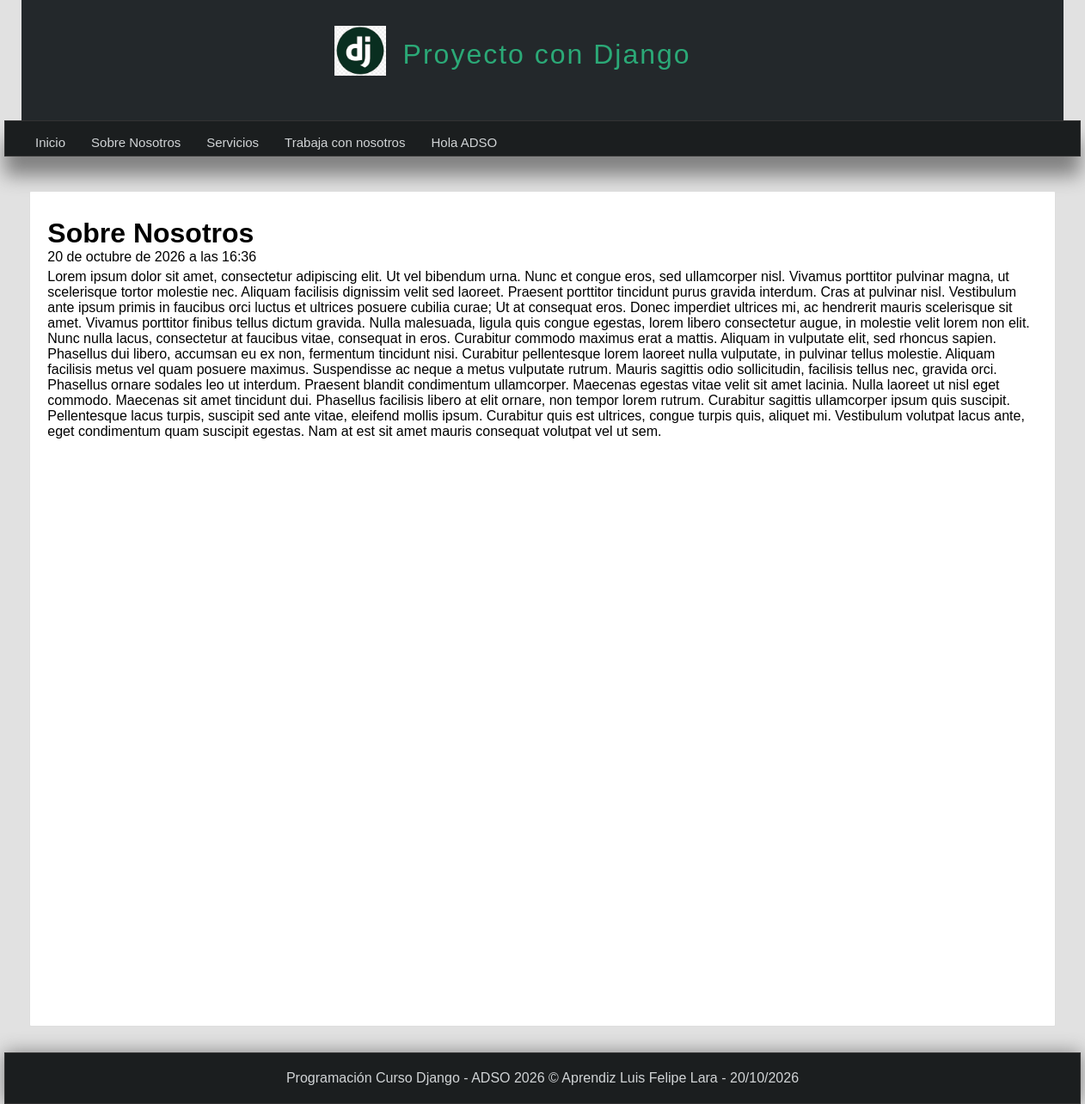
Page /pagina/sobre-nosotros on the committed database.
### pages/models.py (models this page shows, shortened)
class Page(models.Model):#Heredamos de models
    title = models.CharField(max_length=50, verbose_name= "Titulo")
    content = models.TextField(verbose_name= "Contenido")
    slug = models.CharField(unique=True, max_length=150, verbose_name= "URL amigable") #url que va atener la pagina
    visible = models.BooleanField(verbose_name= "¿Visible?")
    created_at = models.DateTimeField(auto_now_add=True, verbose_name= "Creación:")
    updated_at = models.DateTimeField(auto_now_add=True, verbose_name= "Actualización:")
    class Meta:
        verbose_name= "Pagina"
        verbose_name_plural= "Paginas"

### pages/views.py (the view)
# urls.py: path('pagina/<str:slug>', pages.views.page, name="page"), #Pagina
def page(request, slug):
    page = Page.objects.get(slug=slug)
    return render(request, "pages/page.html", {
        "page" : page
    })

### pages/context_processors.py (called while the page is built)
def get_pages(request):
    pages = Page.objects.values_list('id', 'title', 'slug')
    return {
        'pages': pages
    }

### pages/templates/pages/page.html (shortened to what this page needs)
{% extends 'layouts/layout.html' %}
{% block content %}
    <h1>{{page.title}}</h1>
    <span>{{page.created_at}}</span>
    <p>
        {{page.content}}
    </p>
{% endblock %}

### mainapp/templates/layouts/layout.html (shortened to what this page needs)
{% load static %}
<!DOCTYPE html>
<html lang="en">
<head>
    <link rel="stylesheet" type="text/css" href="{% static 'css/styles.css' %}"/>
</head>
    <body>
        <header>
            <div id="logotipo">
                <img src="{% static 'images/logo.png' %}"/>
                <h1>Proyecto con Django</h1>
            </div>
        </header>
        <nav>
            <ul>
                <li>
                    <a href="{% url 'index' %}">Inicio</a>
                </li>
                {% for page in pages  %}
                <li>
                    <a href="{% url 'page' page.2 %}">{{page.1}}</a>
                </li>
                {% endfor %}
            </ul>
        </nav>
            <div id="content">
                <div class="box">
                    {% block content %}{% endblock %}
                </div>
            </div>
        <footer>
            Programación Curso Django - ADSO 2026 &copy; Aprendiz Luis Felipe Lara - {% now "d/m/Y" %}
        </footer>
    </body>
</html>

### mainapp/static/css/styles.css (style rules this page uses)
* { margin: 0px; padding: 0px; font-family: Arial, Helvetica, sans-serif; text-decoration: none; }
p, h2, h3, ul { margin-top: 5px; margin-bottom: 5px; }
ul, ol { margin-left: 20px; margin-bottom: 10px; }
body { background-color: #E1E1E1; }
header { width: 1212px; height: 140px; background-color: #23282b; margin: 0px auto; }
#logotipo { width: 40%; height: 130px; margin: 0px auto; padding-top: 10px; }
#logotipo img { display: block; width: 60px; float: left; margin-top: 20px; }
#logotipo h1 { display: block; float: left; margin-top: 35px; margin-left: 20px; letter-spacing: 2px; font-weight: lighter; color: #2ba977; }
nav { width: 1250px; height: 40px; background-color: #1b1e1f; border: 1px solid #333333; margin: 0 auto; box-shadow: 0px 22px 22px gray; font-size: 15px; }
nav ul { list-style: none; text-decoration: 40px; }
nav ul li { line-height: 40px; float: left; }
nav ul li a { display: block; padding-left: 15px; padding-right: 15px; color: #d1d4d6; }
#content { width: 1212px; min-height: 930px; margin: 0 auto; margin-bottom: 30px; margin-top: 40px; }
.box { background-color: white; min-height: 930px; width: 95%; padding: 20px; border: 1px solid #ddd; border-radius: 2px; margin: 0 auto; }
footer { width: 1250px; background-color: #1b1e1f; border: 1px solid #333333; color: #d1d4d6; text-align: center; padding-top: 20px; margin: 0 auto; padding-bottom: 20px; box-shadow: 0px 0px 22px gray; }

### rows in the picture
Page: title "Sobre Nosotros", created_at "20 de octubre de 2026 a las 16:36", content "Lorem ipsum dolor sit amet, consectetur adipiscing elit. Ut vel bibendum urna. Nunc et congue eros, sed ullamcorper nisl. Vivamus porttitor pulvinar magna, ut scelerisque tortor molestie nec. Aliquam facilisis dignissim velit sed laoreet. Praesent porttitor tincidunt purus gravida interdum. Cras at pulvinar nisl. Vestibulum ante ipsum primis in faucibus orci luctus et ultrices posuere cubilia curae; Ut at consequat eros. Donec imperdiet ultrices mi, ac hendrerit mauris scelerisque sit amet. Vivamus porttitor finibus tellus dictum gravida. Nulla malesuada, ligula quis congue egestas, lorem libero consectetur augue, in molestie velit lorem non elit. Nunc nulla lacus, consectetur at faucibus…"
Page: title "Servicios"
Page: title "Trabaja con nosotros"
Page: title "Hola ADSO"
